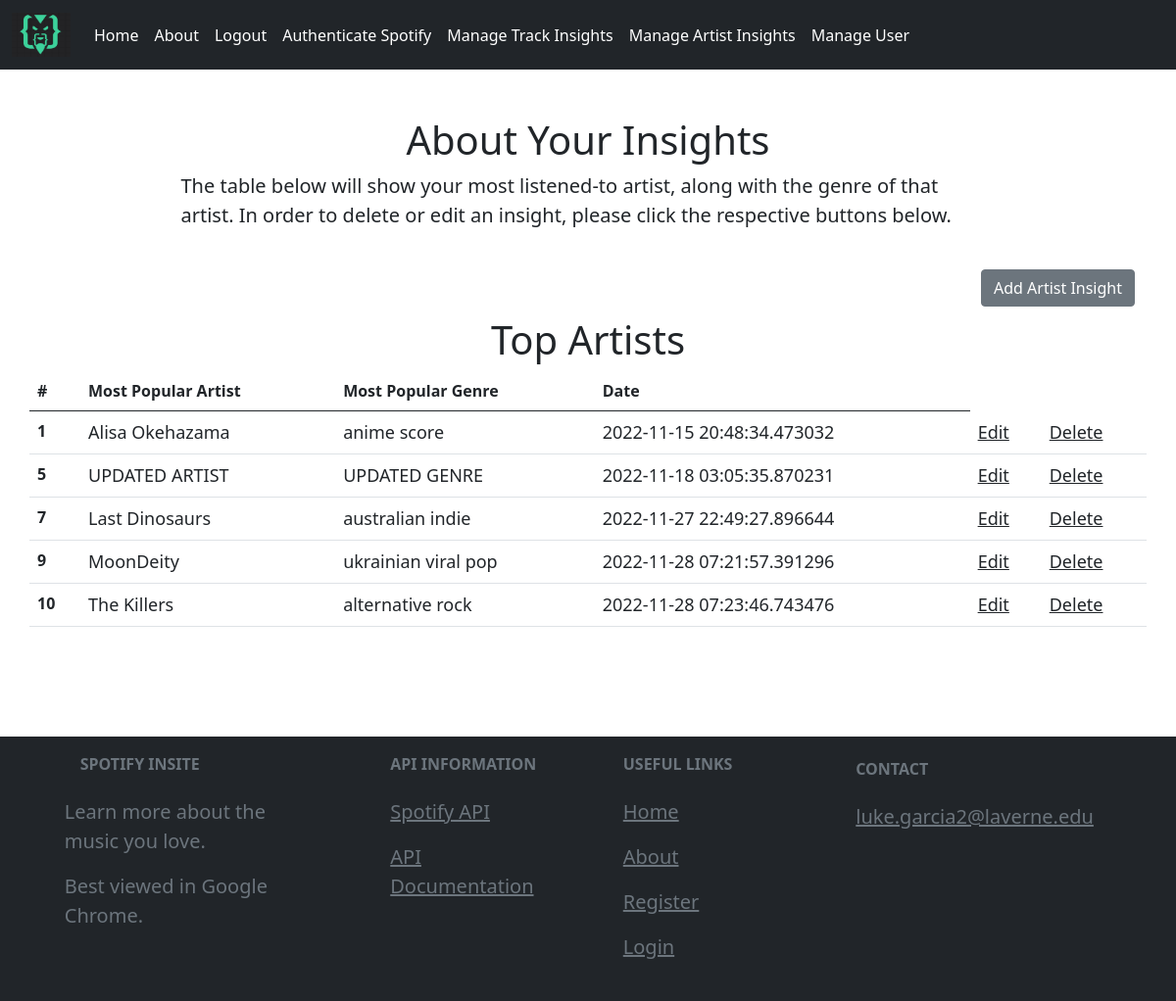
The app's page /artists (signed in), older data.
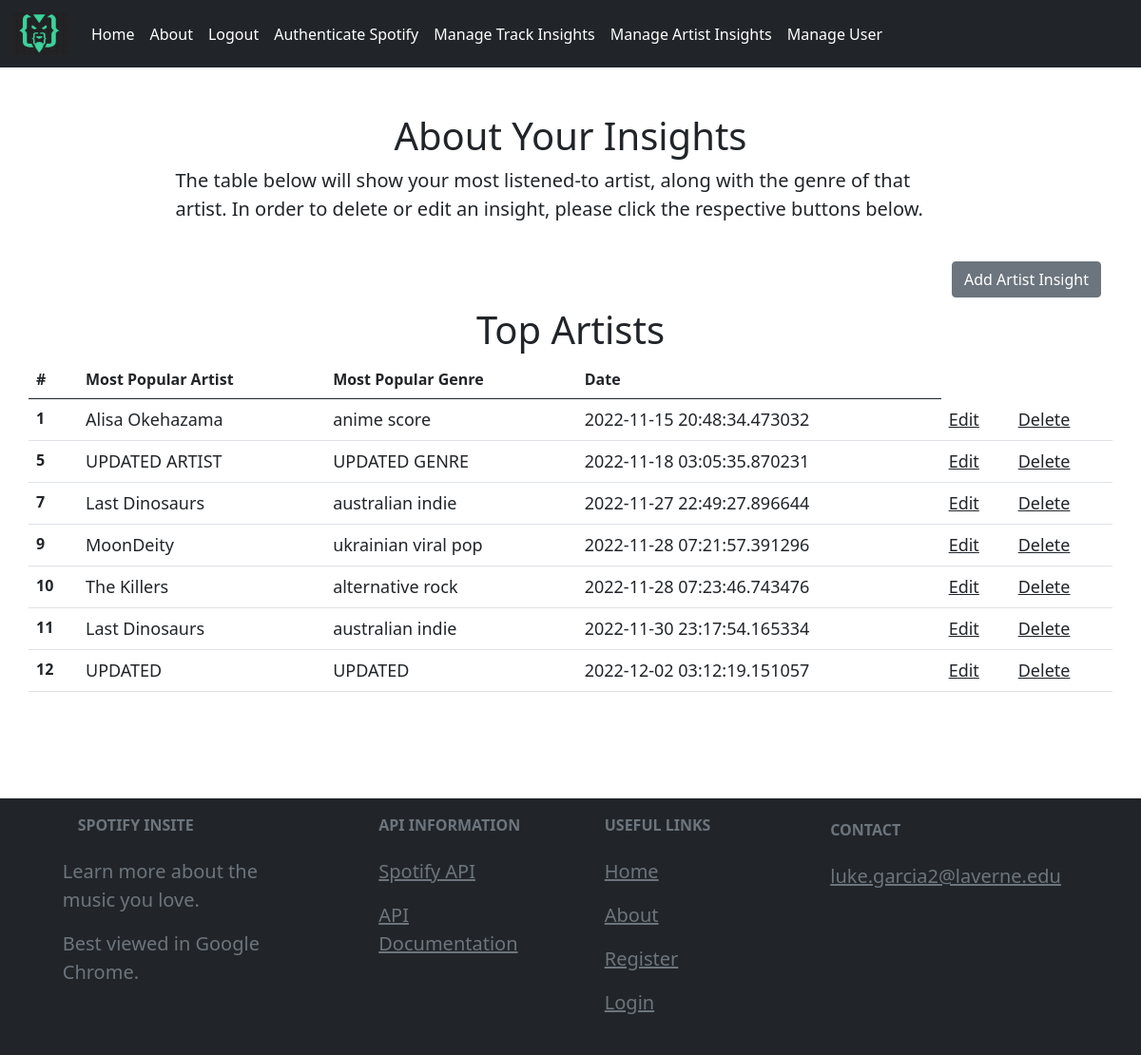
The same page, newer data.
### app/models.py (models this page shows)
class artistinsight(db.Model):
    __tablename__ = "artistinsight"
    id = db.Column(db.Integer, primary_key = True)
    user_email = db.Column(db.String(120),db.ForeignKey('user.email'), nullable = False)
    date_posted = db.Column(db.DateTime, nullable = False, default = dt.utcnow)
    artist_content = db.Column(db.Text, nullable = False)
    artist_genre = db.Column(db.Text, nullable = False)

### app/routes.py (the view)
@app.route('/artists')
@login_required
def artist_page():
    artist_insight = artistinsight.query.filter_by(user_email = current_user.email)
    return render_template('artists.html',artist_insight = artist_insight)

### app/models.py (called while the page is built)
@login_manager.user_loader
def load_user(user_id):
    return User.query.get(int(user_id))

### app/templates/artists.html
{% extends 'base.html' %}
{% block content %}
<br>
<br>
<div class="container">
    <div class="row justify-content-center">
        <h1 class="w-75" style="text-align: center;">About Your Insights</h1>
        <p class="w-75">
            The table below will show your most listened-to artist, along with the genre of that artist. In order to delete or edit an insight, please click
            the respective buttons below.
        </p>
        <br>
    </div>
    <br>
    <a href='/artisttest' class="btn btn-secondary" style = "float:right" role="button">Add Artist Insight</a>
    <br>
    <br>
    <div class="row justify-content-center">
        <h1 class="w-75" style="text-align: center;">Top Artists</h1>
        <br>
        <br>
        <table class="table">
            <thead class="thead-dark">
              <tr>
                <th scope="col">#</th>
                <th scope="col">Most Popular Artist</th>
                <th scope="col">Most Popular Genre</th>
                <th scope="col">Date</th>
              </tr>
            </thead>
            <tbody>
              {% for artist in artist_insight %}
              <tr>
                <th scope="row">{{artist.id}}</th>
                <td>{{artist.artist_content}}</td>
                <td>{{artist.artist_genre}}</td>
                <td>{{artist.date_posted}}</td>
                <td><a class="link-dark" href="{{ url_for('update_artists', artist_id=artist.id) }}">Edit</a></td>
                <td><a class="link-dark" href="{{ url_for('delete_artists', artist_id=artist.id) }}">Delete</a></td>
              </tr>
              {% endfor %}
            </tbody>
          </table>
    </div>
    <br>
    <br>
</div>
{% endblock %}

Row changes from the older to the newer data that the page shows:
added artistinsight: id "11", artist_content "Last Dinosaurs", artist_genre "australian indie", date_posted "2022-11-30 23:17:54.165334"
added artistinsight: id "12", artist_content "UPDATED", artist_genre "UPDATED", date_posted "2022-12-02 03:12:19.151057"
